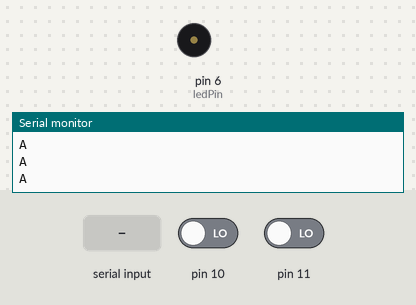
Simulated run of this sketch. Board: Arduino Uno, built with avr-gcc and run on an emulated ATmega328P. Parts: buzzer (waves = sounding), the last lines printed to the serial monitor. Inputs (shaded band) come from the test bench; at power-on: pin 10 LOW, pin 11 LOW.

Above: at 1.0 s.
1.1 s: "1" received over Serial
At 1.7 s:
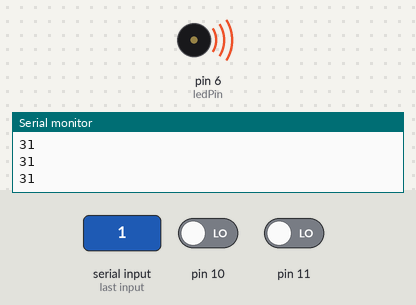
2.7 s: pin 10 driven HIGH
At 3.2 s:
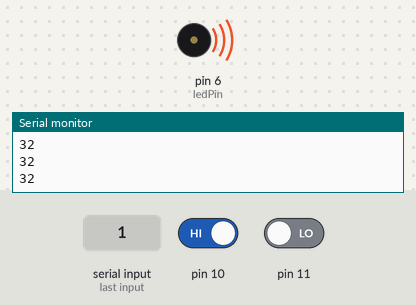
Timing chart, 0 to 5.7 s (numbered marks = the images above; inputs shaded):
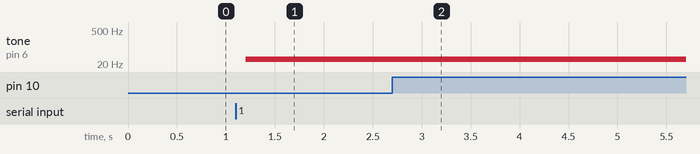

The sketch:

flicker_fusion_example.ino
```cpp
//Written by Braden Hale 11/20/19
//this Progam when used in conjunction with the java applet
// is made to demonstration flicker fusion by
// changing the frequency at which the LED blinks

/* the following variables are global variables.
 *  normally useing lots of these is frowned upon because they
 *  are constaly accesed and leads to memory issues
 *  but this program is small and it gets the job done.
 *  Global variables can be used anywhere in the program
 *  even in different files.
 */
char val;
int ledPin=6;
int inc=0;
int freq=31;
int buttonState1;
int buttonState2;
int lastButtonState1;
int lastButtonState2;
unsigned long lastDebounceTime1=0;
unsigned long lastDebounceTime2=0;
unsigned long debounceDelay=50;

/*
 * Void setup is code that is anly ran one time at startup
 * in this program we declare the button pins as inputs and run the
 * "establishContact" function
 */
void setup() {
pinMode(10,INPUT);
pinMode(11,INPUT);
Serial.begin(9600);
establishContact();

}

void loop() {
if(Serial.available()>0)   //this if statment say if there is serial data then then
{                          //then update the variables that were sent over.
  val=Serial.read();

  if(val=='1')
  {
    inc=1;
  }
  if(val=='2')
  {
    inc=10;
  }
  if(val=='3')
  {
    inc=100;
  }


}
else
{
    Serial.println(freq);  //when there is no incoming serial information
    //delay(10);           //it sends out the frequency that is currently being outputted
}
//now for the buttons
// since these are cheap buttons they have to be whats called "debounced"
// this logic looks at when the button is hit and then waits a certain amount of time
//before the button is able to be pressed again
  int up=digitalRead(10);
  if(up!=lastButtonState1)
  {
    lastDebounceTime1=millis();
  }
  if((millis()-lastDebounceTime1)>debounceDelay)
  {
    if(up!=buttonState1)
    {
      buttonState1=up;
      if(buttonState1==HIGH)
      {
        freq=freq+inc;
      }
    }
  }
  lastButtonState1=up;
 int down=digitalRead(11);
  if(down!=lastButtonState2)
  {
    lastDebounceTime2=millis();
  }
  if((millis()-lastDebounceTime2)>debounceDelay)
  {
    if(down!=buttonState2)
    {
      buttonState2=down;
      if(buttonState2==HIGH)
      {
        freq=freq-inc;
        if(freq<=30)
        {
          freq=31;
        }
      }
    }
  }
  lastButtonState2=down;


  //now to blink the light
  // here the "tone" function is used to generate the PWM
  tone(ledPin,freq);

  //wait a bit
  //added delay for the serial com to take place
  delay(10);


}

void establishContact()
{
  while(Serial.available()<=0)
  {
    Serial.println("A");
    delay(300);
  }
}
```

Measured:
- after the input at 1.1 s, tone on pin 6 (ledPin): silent → 31 Hz after 0.10 s
- after the input at 2.7 s, tone on pin 6 (ledPin): 31 Hz → 32 Hz after 0.06 s
